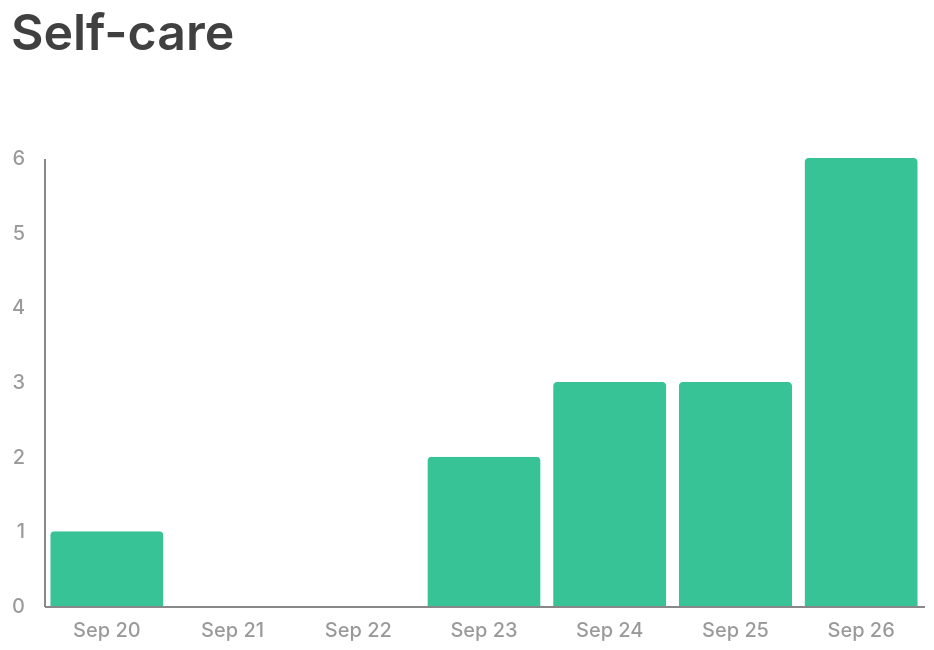

Specify this chart in Vega-Lite:
### Vega-Lite specification from a JSON file in a GitHub repository (floating-point values rounded to 4 significant figures)
{"$schema": "https://vega.github.io/schema/vega-lite/v4.json", "description": "A basic bar chart example, with value labels shown upon mouse hover.", "width": 440, "height": 224, "padding": 5, "title": "Self-care", "data": {"values": [{"date": "2020-09-20", "count": 1}, {"date": "2020-09-21", "count": 0}, {"date": "2020-09-22", "count": 0}, {"date": "2020-09-23", "count": 2}, {"date": "2020-09-24", "count": 3}, {"date": "2020-09-25", "count": 3}, {"date": "2020-09-26", "count": 6}]}, "encoding": {"x": {"field": "date", "type": "ordinal", "timeUnit": "utcyearmonthdate"}, "y": {"field": "count", "type": "quantitative"}, "color": {"field": "date", "type": "nominal", "scale": {"range": ["#38C396"]}}, "strokeWidth": {"value": 2}}, "mark": "bar", "config": {"title": {"color": "rgba(0, 0, 0, 0.75)", "fontSize": 25, "font": "Inter", "fontWeight": 600, "align": "left", "anchor": "start", "dy": -40}, "view": {"stroke": "transparent"}, "mark": {"cornerRadiusTopLeft": 2, "cornerRadiusTopRight": 2}, "legend": {"disable": true}, "axisX": {"labelAngle": 0, "tickOffset": 0, "format": "%b %d", "labelAlign": "center", "labelBaseline": "middle", "labelColor": "rgba(0, 0, 0, 0.4)", "labelFont": "Inter", "labelFontWeight": 500, "labelFontSize": 10, "labelPadding": 12, "gridColor": "#C8C8C8", "gridWidth": 2, "title": null, "grid": false, "ticks": false}, "axisY": {"labelColor": "rgba(0, 0, 0, 0.4)", "labelFont": "Inter", "labelFontWeight": 500, "labelFontSize": 10, "labelPadding": 10, "tickCount": 6, "gridColor": "#C8C8C8", "gridWidth": 2, "title": null, "grid": false, "ticks": false}}}
